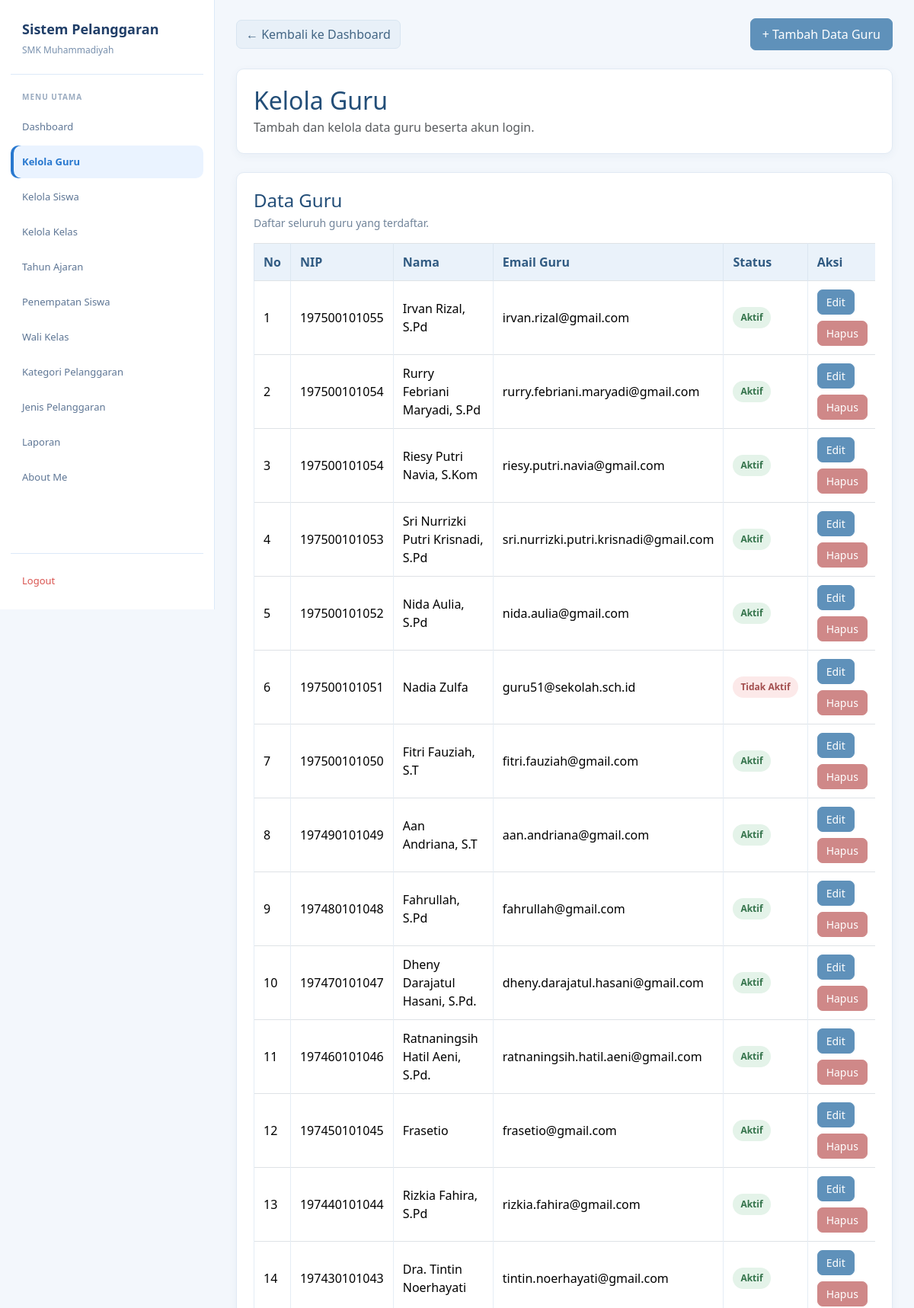
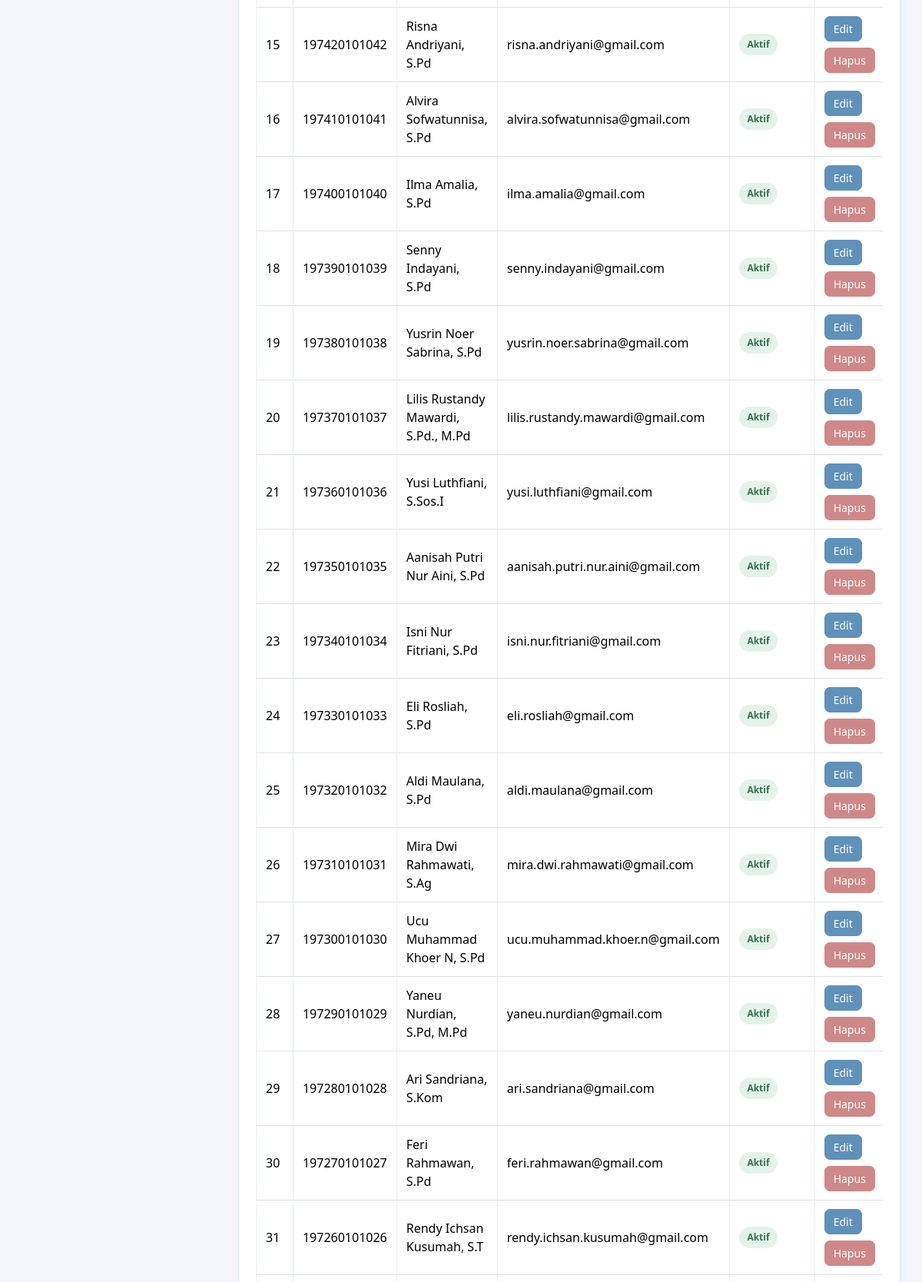
Page /admin/guru.php (signed in, upper part) on the committed database (2 pictures, top to bottom).
### tables this page shows
CREATE TABLE `t_guru` (
  `id` int(11) NOT NULL,
  `nip` varchar(30) NOT NULL,
  `nama` varchar(150) NOT NULL,
  `email` varchar(150) NOT NULL,
  `status_aktif` tinyint(1) NOT NULL,
  `user_id` int(11) DEFAULT NULL,
  `created_at` timestamp NULL DEFAULT current_timestamp(),
  `updated_at` timestamp NULL DEFAULT current_timestamp()
);

### admin/guru.php (the view, shortened to what this page needs)
<?php
include "../config/koneksi.php";
$bukaForm = false;
$query = mysqli_query(
    $koneksi,
    "SELECT g.* FROM t_guru g ORDER BY g.id DESC"
);
function e($value): string {
    return htmlspecialchars(
        (string)($value ?? ''),
        ENT_QUOTES,
        'UTF-8'
    );
}
?>
<!DOCTYPE html>
<html lang="id">
<head>
    <link href="https://cdn.jsdelivr.net/npm/bootstrap@5.3.8/dist/css/bootstrap.min.css" rel="stylesheet">
    <link href="https://cdn.datatables.net/2.3.4/css/dataTables.bootstrap5.min.css" rel="stylesheet">
</head>
<body>
<aside class="sidebar">
    <?php include "layout/sidebar.php"; ?>
</aside>
<main class="main">
    <div class="container py-2">
        <div class="d-flex flex-wrap justify-content-between align-items-center gap-2 mb-4">
            <a href="../dashboard.php" class="btn btn-secondary">
                &larr; Kembali ke Dashboard
            </a>
            <button
                type="button"
                class="btn btn-primary"
                id="tombolTambah"
                data-bs-toggle="collapse"
                data-bs-target="#formTambahGuru"
                aria-expanded="<?= $bukaForm ? 'true' : 'false'; ?>"
                aria-controls="formTambahGuru">
                + Tambah Data Guru
            </button>
        </div>
        <div class="card mb-4">
            <div class="card-body">
                <h2 class="judul mb-1">Kelola Guru</h2>
                <p class="text-muted mb-0">
                    Tambah dan kelola data guru beserta akun login.
                </p>
            </div>
        </div>
        <div class="card">
            <div class="card-body">
                <h4 class="mb-1">Data Guru</h4>
                <p class="keterangan mb-3">
                    Daftar seluruh guru yang terdaftar.
                </p>
                <div class="table-responsive">
                    <table
                        id="tabelGuru"
                        class="table table-bordered table-hover align-middle w-100">
                        <thead>
                            <tr>
                                <th style="width:60px">No</th>
                                <th>NIP</th>
                                <th>Nama</th>
                                <th>Email Guru</th>
                                <th>Status</th>
                                <th style="width:150px">Aksi</th>
                            </tr>
                        </thead>
                        <tbody>
                            <?php if (mysqli_num_rows($query) > 0): ?>
                                <?php $no = 1; ?>
                                <?php while ($guru = mysqli_fetch_assoc($query)): ?>
                                    <tr>
                                        <td><?= $no++; ?></td>
                                        <td><?= e($guru['nip'] ?? ''); ?></td>
                                        <td><?= e($guru['nama'] ?? ''); ?></td>
                                        <td><?= e($guru['email'] ?? ''); ?></td>
                                        <td>
                                            <?php if ((int)($guru['status_aktif'] ?? 0) === 1): ?>
                                                <span class="status-aktif">Aktif</span>
                                            <?php else: ?>
                                                <span class="status-nonaktif">Tidak Aktif</span>
                                            <?php endif; ?>
                                        </td>
                                        <td>
                                            <div class="d-flex flex-wrap gap-2">
                                                <a
                                                    href="edit_guru.php?id=<?= (int)$guru['id']; ?>"
                                                    class="btn btn-sm btn-primary">
                                                    Edit
                                                </a>
                                                <a
                                                    href="hapus_guru.php?id=<?= (int)$guru['id']; ?>"
                                                    class="btn btn-sm btn-danger"
                                                    onclick="return confirm('Yakin ingin menghapus guru ini?')">
                                                    Hapus
                                                </a>
                                            </div>
                                        </td>
                                    </tr>
                                <?php endwhile; ?>
                            <?php endif; ?>
                        </tbody>
                    </table>
                </div>
            </div>
        </div>
    </div>
</main>
</body>
</html>

### admin/guru.php (style rules this page uses)
:root { --blue: #2878cf; --blue-dark: #203e68; --blue-soft: #eaf3ff; --page: #f3f7fc; --white: #fff; --text: #2f435a; --muted: #7890ad; --line: #dce9f8; }
* { box-sizing: border-box; }
body { margin: 0; background: var(--page); color: var(--text); font-family: "Segoe UI", Arial, sans-serif; }
a { text-decoration: none; }
.sidebar { position: fixed; left: 0; top: 0; width: 282px; min-width: 282px; height: 100vh; overflow-y: auto; background: var(--white); border-right: 1px solid var(--line); padding: 25px 14px 16px; display: flex; flex-direction: column; z-index: 1000; }
.main { margin-left: 282px; min-height: 100vh; padding: 24px 28px 40px; }
.container { width: 100%; max-width: none !important; margin: 0 auto; padding: 0 !important; }
.judul, h4 { color: #234e78; }
.card { border: 1px solid #e1eaf4 !important; border-radius: 10px; box-shadow: 0 3px 12px rgba(35, 78, 120, .05) !important; }
.card-body { padding: 22px; }
.btn { border-radius: 7px; }
.btn-primary { --bs-btn-color: #fff; --bs-btn-bg: #5f91ba; --bs-btn-border-color: #5f91ba; --bs-btn-hover-color: #fff; --bs-btn-hover-bg: #4b7fa9; --bs-btn-hover-border-color: #4b7fa9; padding: 8px 15px; }
.btn-secondary { --bs-btn-bg: #e8f0f8; --bs-btn-border-color: #d8e5f1; --bs-btn-color: #426584; --bs-btn-hover-bg: #dceaf6; --bs-btn-hover-border-color: #cbddeb; --bs-btn-hover-color: #234e78; }
.btn-danger { --bs-btn-color: #fff; --bs-btn-bg: #cf8888; --bs-btn-border-color: #cf8888; --bs-btn-hover-color: #fff; --bs-btn-hover-bg: #bd7777; --bs-btn-hover-border-color: #bd7777; }
.btn-sm { padding: 5px 11px; }
.table { color: #344b63; vertical-align: middle; margin-bottom: 0; }
.table thead th { background: #eaf2fa; color: #315b82; border-color: #dce7f1; font-weight: 600; padding: 12px; white-space: nowrap; }
.table tbody td { border-color: #e5edf5; padding: 11px 12px; }
.status-aktif, .status-nonaktif { display: inline-block; padding: 5px 10px; border-radius: 20px; font-size: 12px; font-weight: 600; white-space: nowrap; }
.status-aktif { background: #e4f3e9; color: #34734b; }
.status-nonaktif { background: #fce9e9; color: #a34f4f; }
.keterangan { color: #71849a; font-size: 14px; }
.table-responsive { width: 100%; }

### rows in the picture
t_guru: nip "197500101055", nama "Irvan Rizal, S.Pd", email "irvan.rizal@gmail.com", status_aktif "Aktif"
t_guru: nip "197500101054", nama "Rurry Febriani Maryadi, S.Pd", email "rurry.febriani.maryadi@gmail.com", status_aktif "Aktif"
t_guru: nip "197500101054", nama "Riesy Putri Navia, S.Kom", email "riesy.putri.navia@gmail.com", status_aktif "Aktif"
t_guru: nip "197500101053", nama "Sri Nurrizki Putri Krisnadi, S.Pd", email "sri.nurrizki.putri.krisnadi@gmail.com", status_aktif "Aktif"
t_guru: nip "197500101052", nama "Nida Aulia, S.Pd", email "nida.aulia@gmail.com", status_aktif "Aktif"
t_guru: nip "197500101051", nama "Nadia Zulfa", email "guru51@sekolah.sch.id", status_aktif "Tidak Aktif"
t_guru: nip "197500101050", nama "Fitri Fauziah, S.T", email "fitri.fauziah@gmail.com", status_aktif "Aktif"
t_guru: nip "197490101049", nama "Aan Andriana, S.T", email "aan.andriana@gmail.com", status_aktif "Aktif"
t_guru: nip "197480101048", nama "Fahrullah, S.Pd", email "fahrullah@gmail.com", status_aktif "Aktif"
t_guru: nip "197470101047", nama "Dheny Darajatul Hasani, S.Pd.", email "dheny.darajatul.hasani@gmail.com", status_aktif "Aktif"
t_guru: nip "197460101046", nama "Ratnaningsih Hatil Aeni, S.Pd.", email "ratnaningsih.hatil.aeni@gmail.com", status_aktif "Aktif"
t_guru: nip "197450101045", nama "Frasetio", email "frasetio@gmail.com", status_aktif "Aktif"
t_guru: nip "197440101044", nama "Rizkia Fahira, S.Pd", email "rizkia.fahira@gmail.com", status_aktif "Aktif"
t_guru: nip "197430101043", nama "Dra. Tintin Noerhayati", email "tintin.noerhayati@gmail.com", status_aktif "Aktif"
t_guru: nip "197420101042", nama "Risna Andriyani, S.Pd", email "risna.andriyani@gmail.com", status_aktif "Aktif"
t_guru: nip "197410101041", nama "Alvira Sofwatunnisa, S.Pd", email "alvira.sofwatunnisa@gmail.com", status_aktif "Aktif"
t_guru: nip "197400101040", nama "Ilma Amalia, S.Pd", email "ilma.amalia@gmail.com", status_aktif "Aktif"
t_guru: nip "197390101039", nama "Senny Indayani, S.Pd", email "senny.indayani@gmail.com", status_aktif "Aktif"
t_guru: nip "197380101038", nama "Yusrin Noer Sabrina, S.Pd", email "yusrin.noer.sabrina@gmail.com", status_aktif "Aktif"
t_guru: nip "197370101037", nama "Lilis Rustandy Mawardi, S.Pd., M.Pd", email "lilis.rustandy.mawardi@gmail.com", status_aktif "Aktif"
t_guru: nip "197360101036", nama "Yusi Luthfiani, S.Sos.I", email "yusi.luthfiani@gmail.com", status_aktif "Aktif"
t_guru: nip "197350101035", nama "Aanisah Putri Nur Aini, S.Pd", email "aanisah.putri.nur.aini@gmail.com", status_aktif "Aktif"
t_guru: nip "197340101034", nama "Isni Nur Fitriani, S.Pd", email "isni.nur.fitriani@gmail.com", status_aktif "Aktif"
t_guru: nip "197330101033", nama "Eli Rosliah, S.Pd", email "eli.rosliah@gmail.com", status_aktif "Aktif"
t_guru: nip "197320101032", nama "Aldi Maulana, S.Pd", email "aldi.maulana@gmail.com", status_aktif "Aktif"
t_guru: nip "197310101031", nama "Mira Dwi Rahmawati, S.Ag", email "mira.dwi.rahmawati@gmail.com", status_aktif "Aktif"
t_guru: nip "197300101030", nama "Ucu Muhammad Khoer N, S.Pd", email "ucu.muhammad.khoer.n@gmail.com", status_aktif "Aktif"
t_guru: nip "197290101029", nama "Yaneu Nurdian, S.Pd, M.Pd", email "yaneu.nurdian@gmail.com", status_aktif "Aktif"
t_guru: nip "197280101028", nama "Ari Sandriana, S.Kom", email "ari.sandriana@gmail.com", status_aktif "Aktif"
t_guru: nip "197270101027", nama "Feri Rahmawan, S.Pd", email "feri.rahmawan@gmail.com", status_aktif "Aktif"
t_guru: nip "197260101026", nama "Rendy Ichsan Kusumah, S.T", email "rendy.ichsan.kusumah@gmail.com", status_aktif "Aktif"
